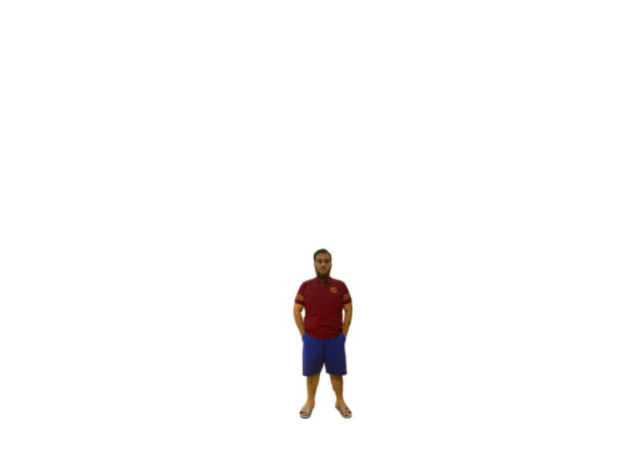
#> input picture myself1.jpg, 1280 x 904 px, found by its file name (shown at 1/2 size)
$ jupyter execute IMAGE_PROCESSING_ASSIGNMENT_1.ipynb
#> lines starting #> are read from the running program, lines starting #| are printed output that depends on the picture; after the words box and inside, x2 and y2 are one past the last pixel; in counts of white or black regions, pixels touching at a corner belong together
[cell 1]
import numpy as np
import cv2
from PIL import Image
import math
import matplotlib.pyplot as plt

## Load images

[cell 2]
person = cv2.imread("/content/myself1.jpg")
#> person is the input picture: shape (904, 1280, 3); mean B, G, R 250.6, 250.6, 251.5
person = cv2.cvtColor(person, cv2.COLOR_BGR2RGB)

# background = cv2.imread("/content/Background1.jpg")
background = cv2.imread("/content/Background2.webp")  #background 2
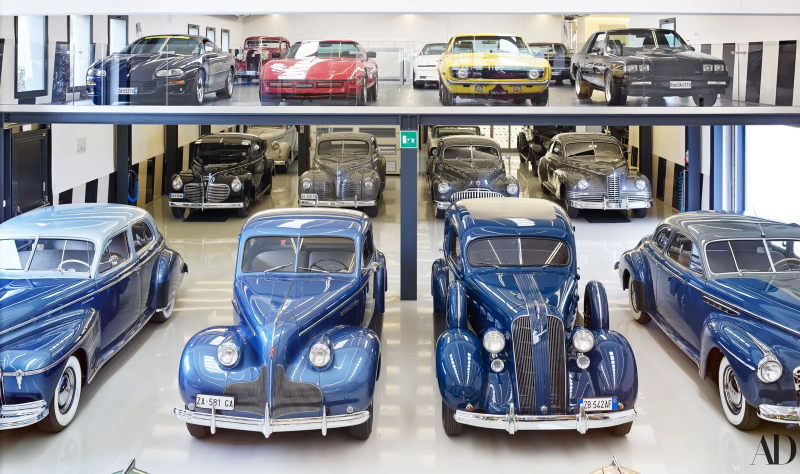
#> input picture Background2.webp, 1600 x 948 px, found by its file name (shown at 1/2 size)
#> background is the input picture: shape (948, 1600, 3); mean B, G, R 150.2, 142.1, 138.7
background = cv2.cvtColor(background, cv2.COLOR_BGR2RGB)

[cell 3]
# Resize the person image to match the Background image size
person = cv2.resize(person, (background.shape[1], background.shape[0]))
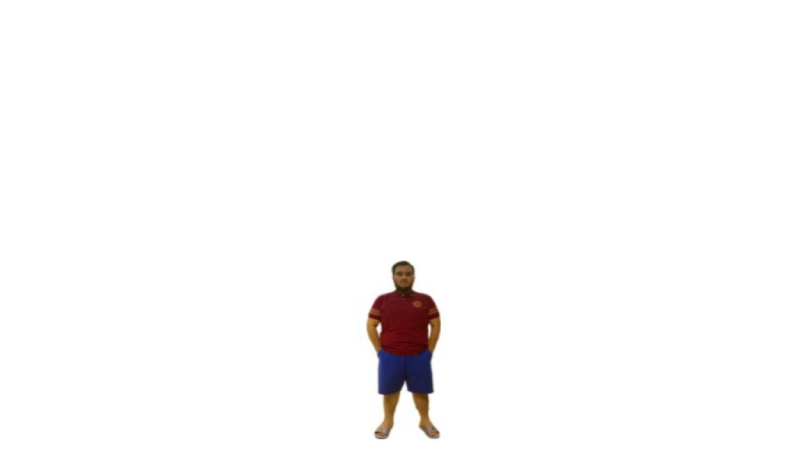
#> person: shape (948, 1600, 3) (shown at 1/2 size); mean R, G, B 251.5, 250.6, 250.6

# Convert the person image to grayscale
gray_person = cv2.cvtColor(person, cv2.COLOR_RGB2GRAY)

[cell 4]
# Apply thresholding to create a mask
_, mask = cv2.threshold(gray_person, 0, 255, cv2.THRESH_BINARY_INV + cv2.THRESH_OTSU)
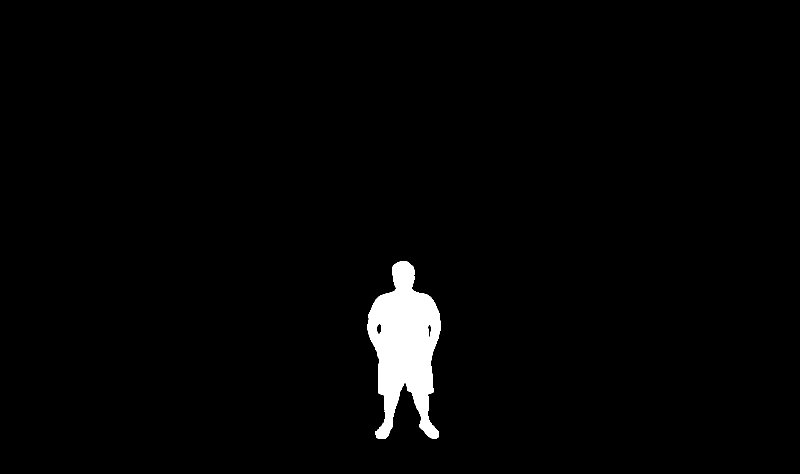
#> mask: shape (948, 1600) (shown at 1/2 size); 2% white; 1 white region, box (x1, y1, x2, y2) and area: (735, 522, 881, 878) 30636
blurred_mask = cv2.GaussianBlur(mask, (3, 3), 0)

# Normalize the blurred mask to range between 0 and 1
normalized_mask = blurred_mask / 255.0

[cell 5]
# Create alpha channel by duplicating the normalized mask
alpha = np.dstack((normalized_mask, normalized_mask, normalized_mask))

# Resize the alpha channel to match the dimensions of the person and background images
resized_alpha = cv2.resize(alpha, (background.shape[1], background.shape[0]))

# Blend the images using the resized alpha channel
result = (resized_alpha * person) + ((1 - resized_alpha) * background)
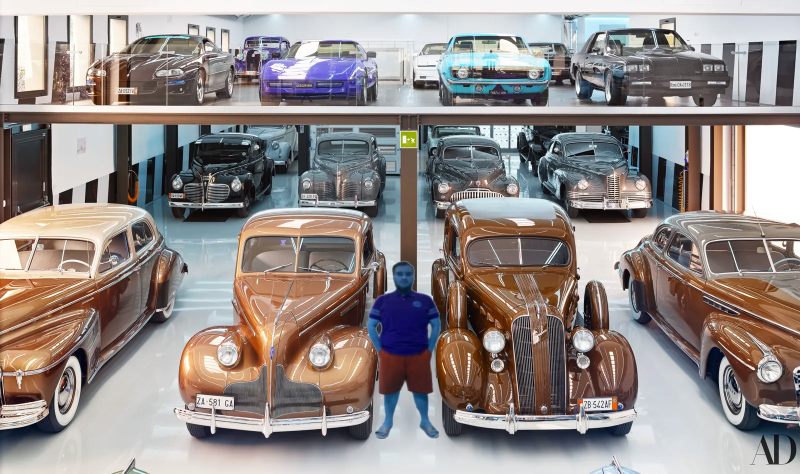
#> result: shape (948, 1600, 3) float64 (shown at 1/2 size); mean of channels 0, 1, 2 137.1, 139.7, 148; drawn as B, G, R
result = result.astype(np.uint8)

## Kernel 3 (Weighted Average Filter,Gaussian Filter)

[cell 6]
# Apply Weighted Average Filter with kernel size 3
weighted_avg_filter_3 = np.ones((3, 3), dtype=np.float32) / 9.0
result_filtered_3 = cv2.filter2D(result, -1, weighted_avg_filter_3)

[cell 7]
# Apply Gaussian Filter with kernel size 3
result_gaussian_3 = cv2.GaussianBlur(result, (3, 3), 0)

## Kernel 5 (Weighted Average Filter,Gaussian Filter)

[cell 8]
# Apply Weighted Average Filter with kernel size 5
weighted_avg_filter_5 = np.ones((5, 5), dtype=np.float32) / 25.0
result_filtered_5 = cv2.filter2D(result, -1, weighted_avg_filter_5)

[cell 9]
# Apply Gaussian Filter with kernel size 5
result_gaussian_5 = cv2.GaussianBlur(result, (5, 5), 0)

## Results

[cell 10]
fig, axs = plt.subplots(2, 2, figsize=(12, 12))

axs[0, 0].imshow(result_filtered_3)
axs[0, 0].set_title('Weighted Average Filter (Kernel Size: 3)')

axs[0, 1].imshow(result_filtered_5)
axs[0, 1].set_title('Weighted Average Filter (Kernel Size: 5)')

axs[1, 0].imshow(result_gaussian_3)
axs[1, 0].set_title('Gaussian Filter (Kernel Size: 3)')

axs[1, 1].imshow(result_gaussian_5)
axs[1, 1].set_title('Gaussian Filter (Kernel Size: 5)')

for ax in axs.flat:
    ax.axis('off')

plt.show()
